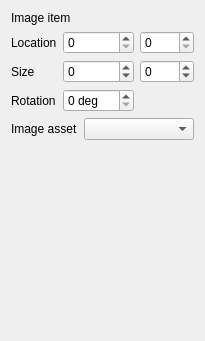
        <widget class="QWidget" name="pg_render_image">
         <layout class="QVBoxLayout" name="verticalLayout">
          <item>
           <widget class="QLabel" name="label_2">
            <property name="text">
             <string>Image item</string>
            </property>
           </widget>
          </item>
          <item>
           <layout class="QGridLayout" name="gridLayout">
            <item row="0" column="0">
             <widget class="QLabel" name="label">
              <property name="text">
               <string>Location</string>
              </property>
             </widget>
            </item>
            <item row="1" column="0">
             <widget class="QLabel" name="label_5">
              <property name="text">
               <string>Size</string>
              </property>
             </widget>
            </item>
            <item row="2" column="0">
             <widget class="QLabel" name="label_6">
              <property name="text">
               <string>Rotation</string>
              </property>
             </widget>
            </item>
            <item row="2" column="1">
             <widget class="QDoubleSpinBox" name="dsImageR">
              <property name="suffix">
               <string> deg</string>
              </property>
              <property name="decimals">
               <number>0</number>
              </property>
              <property name="maximum">
               <double>360.000000000000000</double>
              </property>
              <property name="singleStep">
               <double>10.000000000000000</double>
              </property>
             </widget>
            </item>
            <item row="0" column="3">
             <widget class="QSpinBox" name="sbImageY">
              <property name="maximum">
               <number>5000</number>
              </property>
              <property name="singleStep">
               <number>10</number>
              </property>
             </widget>
            </item>
            <item row="1" column="3">
             <widget class="QSpinBox" name="sbImageH">
              <property name="minimum">
               <number>-1</number>
              </property>
              <property name="maximum">
               <number>5000</number>
              </property>
              <property name="singleStep">
               <number>10</number>
              </property>
             </widget>
            </item>
            <item row="0" column="1">
             <widget class="QSpinBox" name="sbImageX">
              <property name="maximum">
               <number>5000</number>
              </property>
              <property name="singleStep">
               <number>10</number>
              </property>
             </widget>
            </item>
            <item row="1" column="1">
             <widget class="QSpinBox" name="sbImageW">
              <property name="minimum">
               <number>-1</number>
              </property>
              <property name="maximum">
               <number>5000</number>
              </property>
              <property name="singleStep">
               <number>10</number>
              </property>
             </widget>
            </item>
           </layout>
          </item>
          <item>
           <layout class="QHBoxLayout" name="horizontalLayout" stretch="0,10">
            <item>
             <widget class="QLabel" name="label_7">
              <property name="text">
               <string>Image asset</string>
              </property>
             </widget>
            </item>
            <item>
             <widget class="QComboBox" name="cbImageImage"/>
            </item>
           </layout>
          </item>
          <item>
           <spacer name="verticalSpacer_2">
            <property name="orientation">
             <enum>Qt::Vertical</enum>
            </property>
            <property name="sizeHint" stdset="0">
             <size>
              <width>20</width>
              <height>190</height>
             </size>
            </property>
           </spacer>
          </item>
         </layout>
        </widget>
